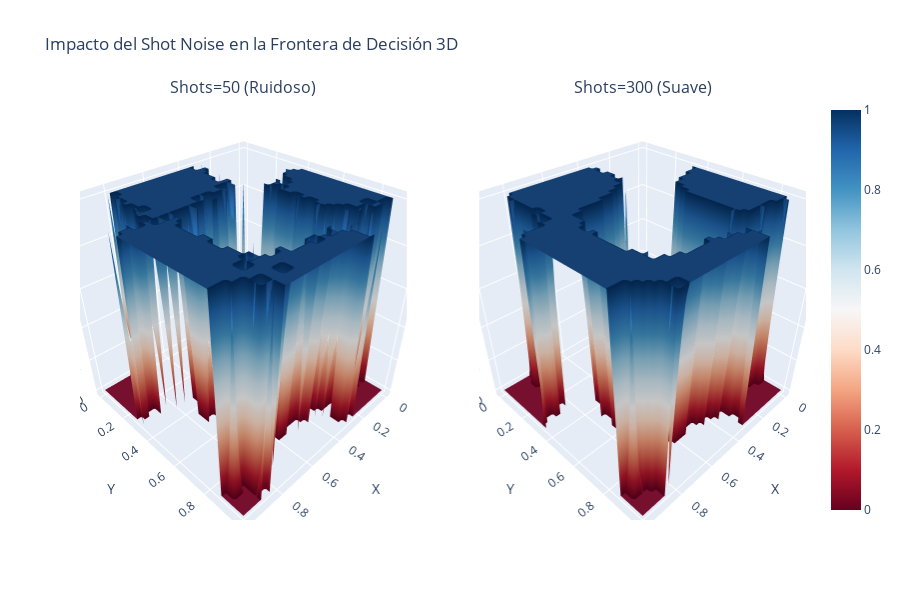

This figure's notebook cell:
### Markdown cell above
## 5.5 ANIMACIÓN: Comparación de Shot Noise 3D

Visualizamos el impacto del **shot noise** comparando fronteras de decisión con diferente número de shots.

### Code cell
print("🎨 Generando comparación 3D de Shot Noise...")
print("   Esto tardará ~3-4 minutos (2 clasificadores × 40×40 puntos)\n")

# Crear clasificadores con diferentes shots
classifier_low = QuantumClassifier(n_qubits=2, n_params=8, shots=50, n_layers=2)
classifier_high = QuantumClassifier(n_qubits=2, n_params=8, shots=300, n_layers=2)
classifier_low.params = best_params
classifier_high.params = best_params

# Generar grid 3D
resolution_3d = 40
x_range = np.linspace(0, 1, resolution_3d)
y_range = np.linspace(0, 1, resolution_3d)
xx_3d, yy_3d = np.meshgrid(x_range, y_range)

# Predecir clase para cada punto (esto tarda)
Z_low = np.zeros_like(xx_3d)
Z_high = np.zeros_like(xx_3d)

for i in range(resolution_3d):
    for j in range(resolution_3d):
        point = np.array([[xx_3d[i, j], yy_3d[i, j]]])
        Z_low[i, j] = classifier_low.predict(point)[0]
        Z_high[i, j] = classifier_high.predict(point)[0]
    
    if (i+1) % 10 == 0:
        print(f"  Progreso: {(i+1)/resolution_3d*100:.0f}%")

print("\n✅ Predicciones completadas. Generando visualización 3D...\n")

# Crear subplots 3D
fig = make_subplots(
    rows=1, cols=2,
    subplot_titles=("Shots=50 (Ruidoso)", "Shots=300 (Suave)"),
    specs=[[{'type': 'surface'}, {'type': 'surface'}]],
    horizontal_spacing=0.1
)

# Surface 1: shots=50
fig.add_trace(
    go.Surface(x=x_range, y=y_range, z=Z_low, colorscale='RdBu', showscale=False),
    row=1, col=1
)

# Surface 2: shots=300
fig.add_trace(
    go.Surface(x=x_range, y=y_range, z=Z_high, colorscale='RdBu', showscale=True),
    row=1, col=2
)

fig.update_layout(
    title_text="Impacto del Shot Noise en la Frontera de Decisión 3D",
    height=600,
    scene=dict(
        xaxis_title="X",
        yaxis_title="Y",
        zaxis_title="Clase"
    ),
    scene2=dict(
        xaxis_title="X",
        yaxis_title="Y",
        zaxis_title="Clase"
    )
)

fig.show()

print("\n➡️ Observaciones:")
print("   - Con 50 shots (izquierda): La superficie es ruidosa e irregular")
print("   - Con 300 shots (derecha): La superficie es más suave y estable")
print("   - El ruido NO es solo visual: afecta las probabilidades de clasificación")

### Figure 1 — Plotly figure (JSON) as saved in the notebook; plotly's stock layout.template omitted (floating-point values rounded to 4 significant figures; data arrays with more than 128 entries replaced by an {"elided": "..."} marker saying what was removed)
{"data": [{"colorscale": [[0, "rgb(103,0,31)"], [0.1, "rgb(178,24,43)"], [0.2, "rgb(214,96,77)"], [0.3, "rgb(244,165,130)"], [0.4, "rgb(253,219,199)"], [0.5, "rgb(247,247,247)"], [0.6, "rgb(209,229,240)"], [0.7, "rgb(146,197,222)"], [0.8, "rgb(67,147,195)"], [0.9, "rgb(33,102,172)"], [1, "rgb(5,48,97)"]], "scene": "scene", "showscale": false, "type": "surface", "x": [0.0, 0.02564, 0.05128, 0.07692, 0.1026, 0.1282, 0.1538, 0.1795, 0.2051, 0.2308, 0.2564, 0.2821, 0.3077, 0.3333, 0.359, 0.3846, 0.4103, 0.4359, 0.4615, 0.4872, 0.5128, 0.5385, 0.5641, 0.5897, 0.6154, 0.641, 0.6667, 0.6923, 0.7179, 0.7436, 0.7692, 0.7949, 0.8205, 0.8462, 0.8718, 0.8974, 0.9231, 0.9487, 0.9744, 1.0], "y": [0.0, 0.02564, 0.05128, 0.07692, 0.1026, 0.1282, 0.1538, 0.1795, 0.2051, 0.2308, 0.2564, 0.2821, 0.3077, 0.3333, 0.359, 0.3846, 0.4103, 0.4359, 0.4615, 0.4872, 0.5128, 0.5385, 0.5641, 0.5897, 0.6154, 0.641, 0.6667, 0.6923, 0.7179, 0.7436, 0.7692, 0.7949, 0.8205, 0.8462, 0.8718, 0.8974, 0.9231, 0.9487, 0.9744, 1.0], "z": {"elided": "40x40 float values"}}, {"colorscale": [[0, "rgb(103,0,31)"], [0.1, "rgb(178,24,43)"], [0.2, "rgb(214,96,77)"], [0.3, "rgb(244,165,130)"], [0.4, "rgb(253,219,199)"], [0.5, "rgb(247,247,247)"], [0.6, "rgb(209,229,240)"], [0.7, "rgb(146,197,222)"], [0.8, "rgb(67,147,195)"], [0.9, "rgb(33,102,172)"], [1, "rgb(5,48,97)"]], "scene": "scene2", "showscale": true, "type": "surface", "x": [0.0, 0.02564, 0.05128, 0.07692, 0.1026, 0.1282, 0.1538, 0.1795, 0.2051, 0.2308, 0.2564, 0.2821, 0.3077, 0.3333, 0.359, 0.3846, 0.4103, 0.4359, 0.4615, 0.4872, 0.5128, 0.5385, 0.5641, 0.5897, 0.6154, 0.641, 0.6667, 0.6923, 0.7179, 0.7436, 0.7692, 0.7949, 0.8205, 0.8462, 0.8718, 0.8974, 0.9231, 0.9487, 0.9744, 1.0], "y": [0.0, 0.02564, 0.05128, 0.07692, 0.1026, 0.1282, 0.1538, 0.1795, 0.2051, 0.2308, 0.2564, 0.2821, 0.3077, 0.3333, 0.359, 0.3846, 0.4103, 0.4359, 0.4615, 0.4872, 0.5128, 0.5385, 0.5641, 0.5897, 0.6154, 0.641, 0.6667, 0.6923, 0.7179, 0.7436, 0.7692, 0.7949, 0.8205, 0.8462, 0.8718, 0.8974, 0.9231, 0.9487, 0.9744, 1.0], "z": {"elided": "40x40 float values"}}], "layout": {"annotations": [{"font": {"size": 16}, "showarrow": false, "text": "Shots=50 (Ruidoso)", "x": 0.225, "xanchor": "center", "xref": "paper", "y": 1, "yanchor": "bottom", "yref": "paper"}, {"font": {"size": 16}, "showarrow": false, "text": "Shots=300 (Suave)", "x": 0.775, "xanchor": "center", "xref": "paper", "y": 1, "yanchor": "bottom", "yref": "paper"}], "height": 600, "scene": {"domain": {"x": [0, 0.45], "y": [0, 1]}, "xaxis": {"title": {"text": "X"}}, "yaxis": {"title": {"text": "Y"}}, "zaxis": {"title": {"text": "Clase"}}}, "scene2": {"domain": {"x": [0.55, 1], "y": [0, 1]}, "xaxis": {"title": {"text": "X"}}, "yaxis": {"title": {"text": "Y"}}, "zaxis": {"title": {"text": "Clase"}}}, "title": {"text": "Impacto del Shot Noise en la Frontera de Decisión 3D"}}}
